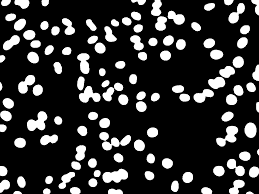
#> input picture Groups/Group_ID_31/Morphological/binary.png, 259 x 194 px
$ python binary_dilation.py   (older library calls are emulated)
#> lines starting #> are read from the running program, lines starting #| are printed output that depends on the picture; after the words box and inside, x2 and y2 are one past the last pixel; in counts of white or black regions, pixels touching at a corner belong together
### Groups/Group_ID_31/Morphological/disk.py
import skimage.morphology as mp
import numpy as np
def disk_r(radius):
	sele=mp.disk(radius,np.uint8)
	return sele

### Groups/Group_ID_31/Morphological/binary_dilation.py
import skimage.morphology  as  mp
import numpy as np
import cv2 as cv
from  disk import disk_r
import matplotlib.pyplot as plt
import matplotlib.cm as cm
# [4 lines of commented-out code are left out]
image=cv.imread('binary.png',cv.IMREAD_GRAYSCALE)
#> image is the input picture: shape (194, 259); min 0, max 255, mean 52

img = cv.threshold(image,128, 255, cv.THRESH_BINARY)[1]
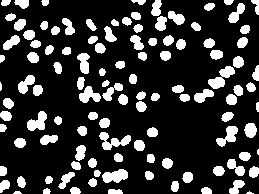
#> img: shape (194, 259); 20.6% white; 113 white regions (3 under 20 px), largest, box (x1, y1, x2, y2) and area: (208, 66, 235, 89) 284, (99, 132, 131, 150) 278, (102, 169, 128, 183) 256
# [5 lines of commented-out code are left out]
print(img)
#> (printed output is left out)
selem=disk_r(2)
ans=mp.binary_dilation(img,selem).astype(int)
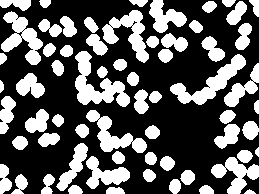
#> ans: shape (194, 259) int64; values 0 (black) and 1 (white), 35.8% white; 64 white regions, largest, box (x1, y1, x2, y2) and area: (75, 51, 130, 107) 1307, (170, 54, 246, 105) 1162, (1, 11, 43, 65) 1010
print(ans)
#> (printed output is left out)
#print(bin_img)
print(ans.shape)
#| (194, 259)
plt.imsave('dilated.png', np.array(ans).reshape(194,259), cmap=cm.gray)
# ans_i=cv.imread('filename.png',filename.png)
# cv.imshow('img',ans_i)
# #print(img)

# cv.waitKey(0)
image = np.eye(194)[:,:259]
binary = image > 0
plt.imshow(binary)
plt.show()
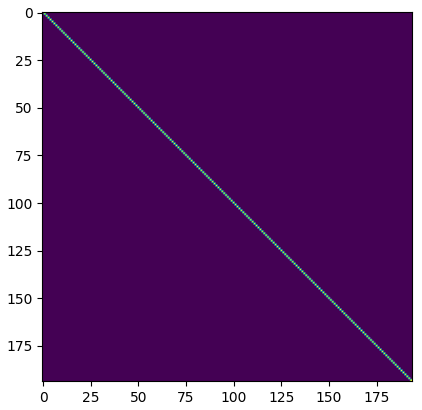
#> figure drawn by matplotlib, 1 panel
